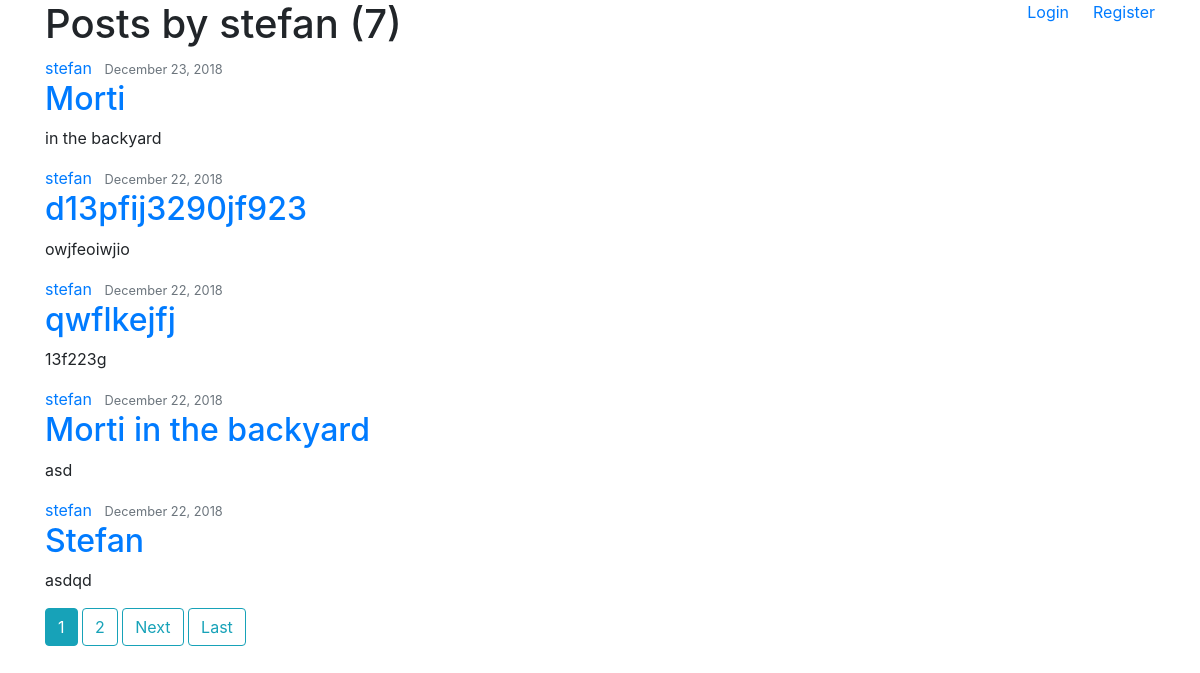
The app's page /user/stefan/ with its own data.
### posts/models.py (models this page shows, shortened)
class Post(models.Model):
    title = models.CharField(max_length=100)
    description = models.TextField(max_length=255)
    date_posted = models.DateField(default=timezone.now)
    author = models.ForeignKey(User, on_delete=models.CASCADE)
    image = models.ImageField(default='default.jpg', upload_to='posts_images/')

### posts/views.py (the view)
# urls.py: path('user/<str:username>/', UserPostListView.as_view(), name='user-post'),
class UserPostListView(ListView):
    model = Post
    template_name = 'posts/user_posts.html'
    context_object_name = 'posts'
    paginate_by = 5
    def get_queryset(self):
        user = get_object_or_404(User, username=self.kwargs.get('username'))
        return Post.objects.filter(author=user).order_by('-date_posted')

### posts/templates/posts/user_posts.html (shortened to what this page needs)
{% extends 'posts/base.html' %}
{% block content %}
    <h1>Posts by {{ view.kwargs.username }} ({{ page_obj.paginator.count }})</h1>
    {% for post in posts %}
        <article class='media content-section'>
            <div>
                <div>
                    <a class='mr-2' href='{% url 'user-post' post.author.username %}'>{{ post.author }}</a>
                    <small class='text-muted'>{{ post.date_posted|date:'F d, Y' }}</small>
                </div>
                <h2><a href='{% url 'post-detail' post.id %}'>{{ post.title }}</a></h2>
                <p>{{ post.description }}</p>
            </div>
        </article>
    {% endfor %}
    {% if is_paginated %}
        {% for num in page_obj.paginator.page_range %}
            {% if page_obj.number == num %}
                <a class='btn btn-info mb-4' href='?page={{ num }}'>{{ num }}</a>
            {% elif num > page_obj.number|add:'-3' and num < page_obj.number|add:'3' %}
                <a class='btn btn-outline-info mb-4' href='?page={{ num }}'>{{ num }}</a>
            {% endif %}
        {% endfor %}
        {% if page_obj.has_next %}
            <a class='btn btn-outline-info mb-4' href='?page={{ page_obj.next_page_number }}'>Next</a>
            <a class='btn btn-outline-info mb-4' href='?page={{ page_obj.paginator.num_pages }}'>Last</a>
        {% endif %}
    {% endif %}
{% endblock content %}

### posts/templates/posts/base.html (shortened to what this page needs)
<!DOCTYPE html>
<html>
<head>
    <link rel="stylesheet" href="https://stackpath.bootstrapcdn.com/bootstrap/4.1.3/css/bootstrap.min.css">
</head>
<body>
    <header>
        <div class="container">
            {% if user.is_authenticated %}
                <a class="float-right" href="{% url 'logout' %}">Logout</a>
                <a class="float-right mr-4" href="{% url 'profile' %}">Profile</a>
                <a class="float-right mr-4" href="{% url 'post-create' %}">New Post</a>
                <a class="float-right mr-4" href="{% url 'dogme-home' %}">Home</a>
            {% else %}
                <a class="float-right" href="{% url 'register' %}">Register</a>
                <a class="float-right mr-4" href="{% url 'login' %}">Login</a>
            {% endif %}
        </div>
    </header>
    <div class='container'>
        {% block content %}{% endblock %}
    </div>
</body>
</html>

### records on screen
Post: author "stefan", date_posted "December 23, 2018", title "Morti", description "in the backyard"
Post: author "stefan", date_posted "December 22, 2018", title "d13pfij3290jf923", description "owjfeoiwjio"
Post: author "stefan", date_posted "December 22, 2018", title "qwflkejfj", description "13f223g"
Post: author "stefan", date_posted "December 22, 2018", title "Morti in the backyard", description "asd"
Post: author "stefan", date_posted "December 22, 2018", title "Stefan", description "asdqd"

### other values on screen
{{ view.kwargs.username }} "stefan"
{{ page_obj.paginator.count }} "7"
{{ num }} "1"
{{ num }} "2"
